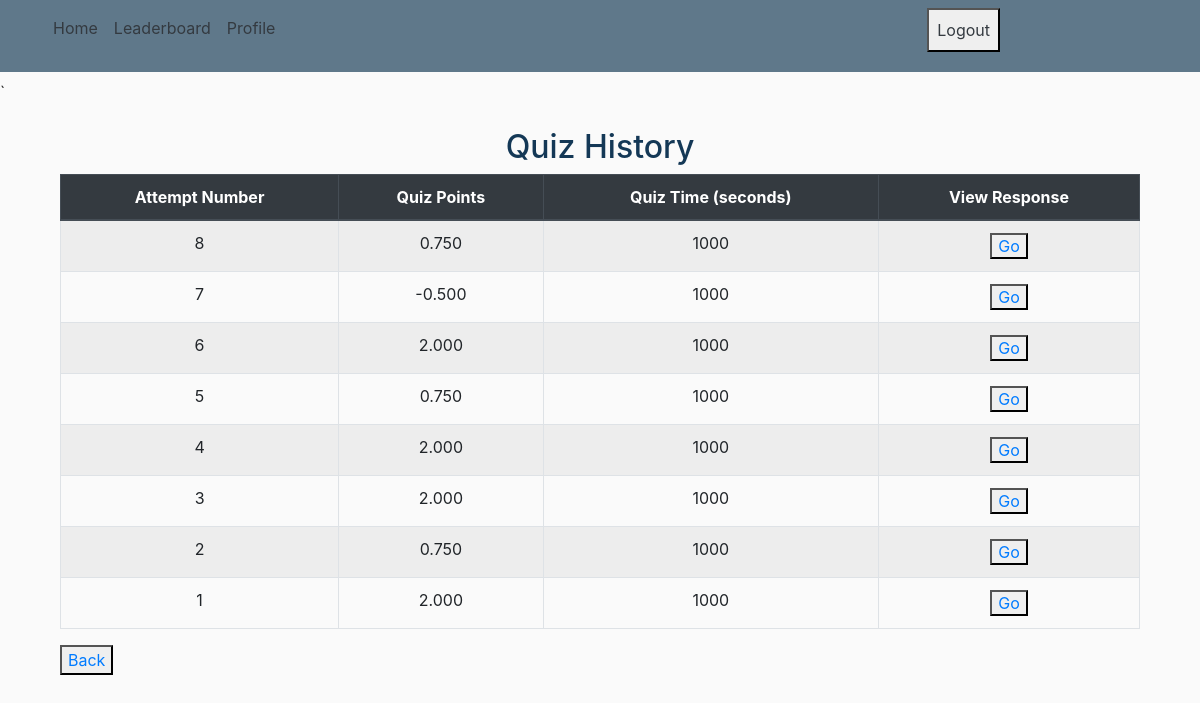
/quiz_history_table/8 (signed in), run on an earlier commit of the app's database.
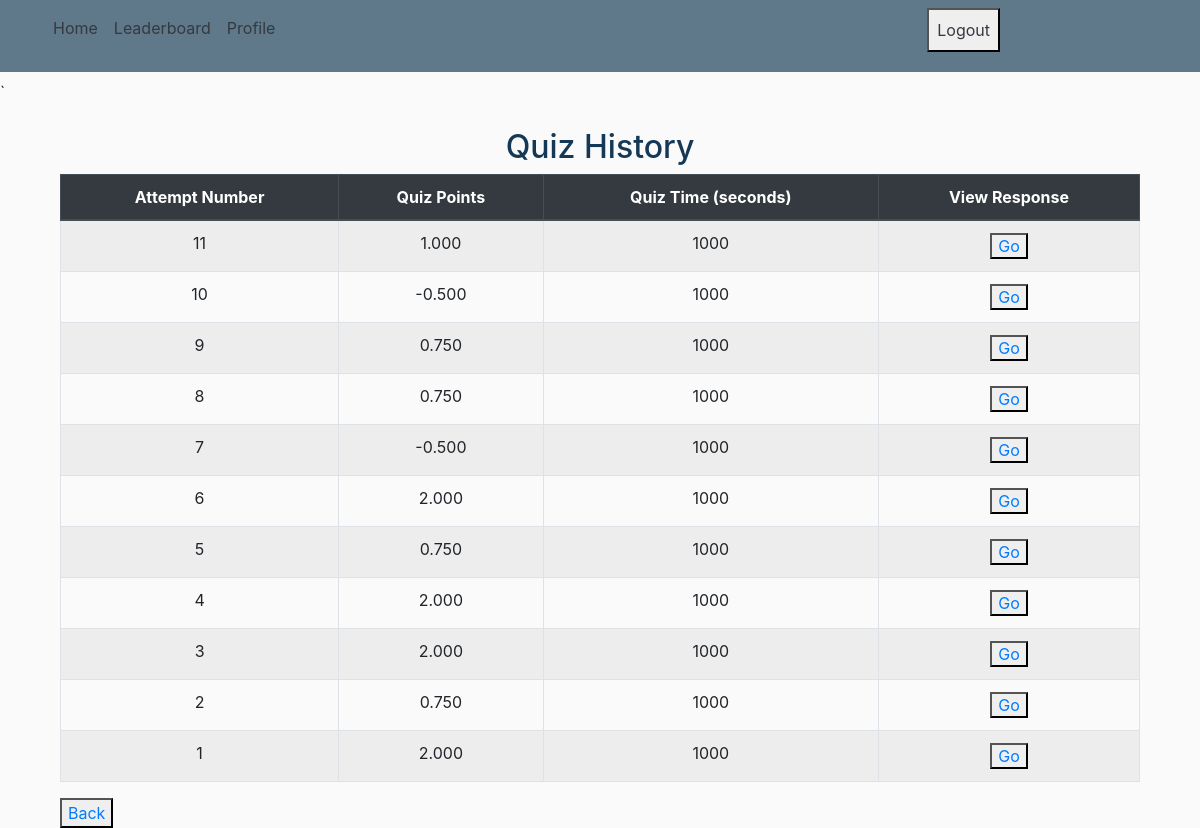
And on a later commit of the database.
### quiz/models.py (models this page shows)
class Point(models.Model):
      user_id=models.ForeignKey(User,on_delete=models.CASCADE)
      quiz_id=models.ForeignKey(Quiz,on_delete=models.CASCADE)
      attempt_number=models.IntegerField()
      quiz_points=models.DecimalField(max_digits=10,decimal_places=3)
      quiz_time=models.IntegerField()
      class Meta:
            unique_together=("user_id","quiz_id","attempt_number")
      def __str__(self):
             return self.user_id.username

### quiz/views.py (the view)
# urls.py: path('quiz_history_table/<int:quiz_id>',quiz_views.quiz_history_table,name='quiz_history_table'),
@login_required
def quiz_history_table(request,quiz_id):
    if request.user.is_authenticated:
                user_id = request.user.id
    user_quiz_history_table = Point.objects.filter(user_id=user_id, quiz_id=quiz_id).order_by('-attempt_number')
    print(user_quiz_history_table)
    if not user_quiz_history_table.exists():
        print("No records found.")  # Debugging statement
    for response in user_quiz_history_table:
        print("Attempt:",response.attempt_number)
        print("Points scored :",response.quiz_points)
        print("Time Taken :",response.quiz_time)
    return render(request,'quiz/quiz_history_table.html',{'user_quiz_history_table': user_quiz_history_table,'quiz_id':quiz_id})

### quiz/templates/quiz/quiz_history_table.html
{% extends 'quiz/base.html' %}
{% block content %}
<div class="container mt-4">
    <h2 class="text-center">Quiz History</h2>
    {% if user_quiz_history_table %}
    <div class="table-responsive">
        <table class="table table-striped table-bordered text-center">
            <thead class="thead-dark">
                <tr>
                    <th>Attempt Number</th>
                    <th>Quiz Points</th>
                    <th>Quiz Time (seconds)</th>
                    <th>View Response</th>
                </tr>
            </thead>
            <tbody>
                {% for record in user_quiz_history_table %}
                <tr>
                    <td>{{ record.attempt_number }}</td>
                    <td>{{ record.quiz_points }}</td>
                    <td>{{ record.quiz_time }}</td>
                    <td>
                        <button>
                            <a href="{% url 'view_attempt_response' quiz_id=quiz_id attempt_number=record.attempt_number %}">Go</a>
                        </button>
                    </td>
                </tr>
                {% endfor %}
            </tbody>
        </table>
    </div>
    {% else %}
    <div class="alert alert-warning text-center">
        No quiz history found.
    </div>
    {% endif %}
    <button>
        <a href="{% url 'quizhistory' %}">Back</a>
    </button>
</div>
{% endblock %}

What changed in the data, as far as the page shows it:
added Point: attempt_number "11", quiz_points "1.000", quiz_time "1000"
added Point: attempt_number "10", quiz_points "-0.500", quiz_time "1000"
added Point: attempt_number "9", quiz_points "0.750", quiz_time "1000"
